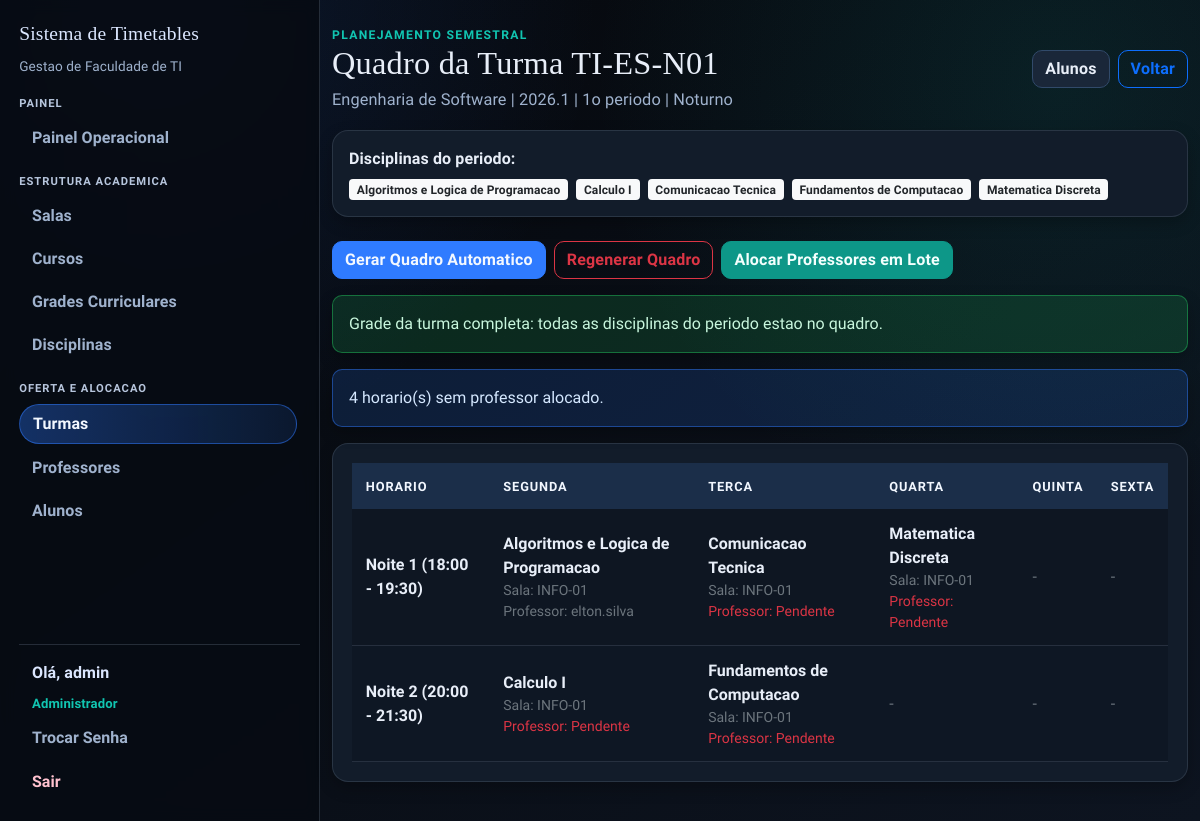
Before: /turma/3/quadro (signed in) with the older database file.
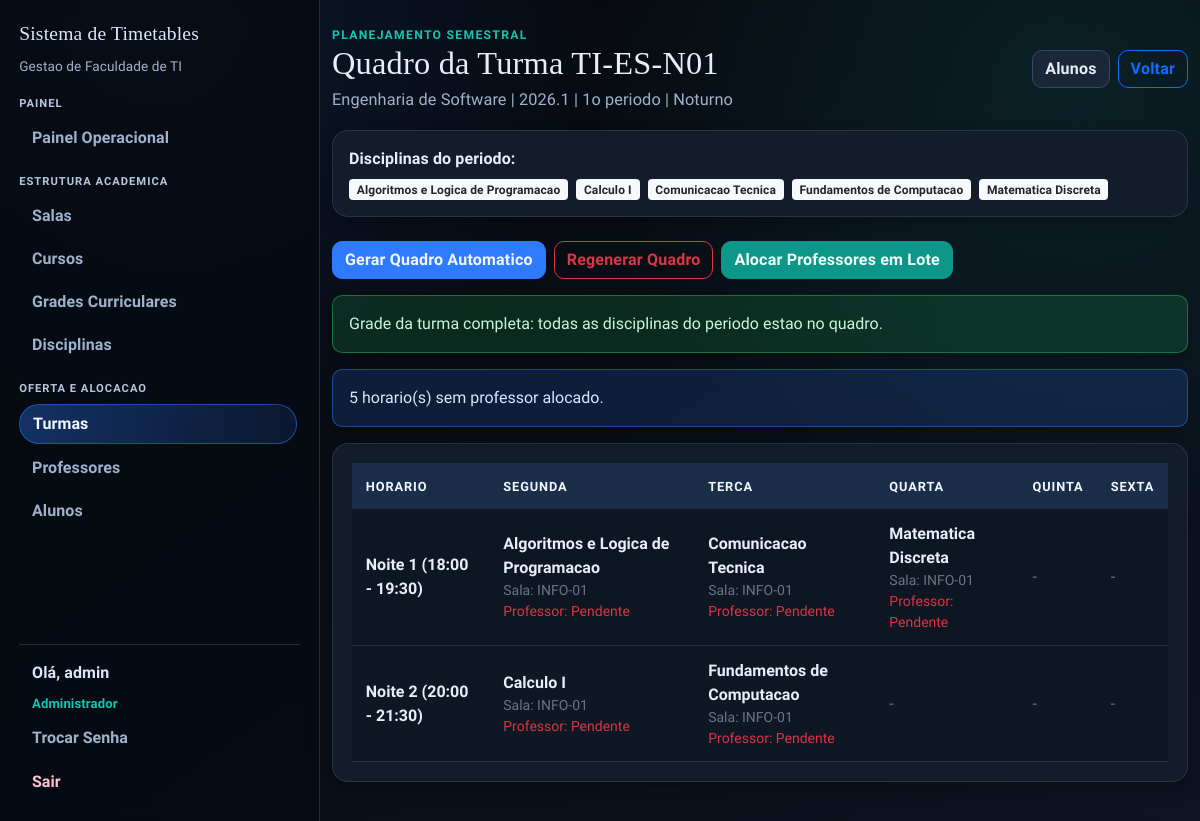
After: the same page with the newer database file.
### app/models.py (models this page shows, shortened)
class Disciplina(db.Model):
    id = db.Column(db.Integer, primary_key=True)
    nome = db.Column(db.String(100), nullable=False)
    codigo = db.Column(db.String(20), unique=True, nullable=False)

class Sala(db.Model):
    id = db.Column(db.Integer, primary_key=True)
    nome = db.Column(db.String(100), nullable=False)
    capacidade = db.Column(db.Integer, nullable=False)

class User(UserMixin, db.Model):
    id = db.Column(db.Integer, primary_key=True)
    username = db.Column(db.String(64), unique=True, nullable=False)
    email = db.Column(db.String(120), unique=True, nullable=False)
    password_hash = db.Column(db.String(128))
    role = db.Column(db.String(20), default='professor')  # 'admin' or 'professor'
    jornada_turnos = db.Column(db.String(40), nullable=False, default="vespertino_noturno")
    disciplinas_aptas = db.relationship(
        "Disciplina",
        secondary=professor_disciplina,
        lazy="select",
        backref=db.backref("professores_aptos", lazy="select"),
    )
    def is_admin(self):
        return self.role == 'admin'

### app/routes/admin.py (the view, shortened to what this page needs)
@bp.route("/turma/<int:id>/quadro")
@login_required
@admin_required
def turma_quadro(id):
    turma = db.get_or_404(Turma, id)
    timetables = _load_turma_timetable_rows(turma.id)
    disciplinas_ids = allowed_disciplina_ids_for_turma(turma)
    disciplinas = []
    if disciplinas_ids:
        disciplinas = (
            Disciplina.query.filter(Disciplina.id.in_(disciplinas_ids))
            .order_by(Disciplina.nome.asc())
            .all()
        )
    schedule_grid = _build_turma_schedule_grid(turma, timetables)
    completeness = _turma_grade_completeness(turma, timetables)
    all_disciplina_ids = sorted(set(completeness["missing_ids"] + completeness["extra_ids"] + completeness["duplicate_ids"]))
    disciplina_name_by_id = {}
    pending_teacher_count = sum(1 for timetable in timetables if timetable.professor_id is None)
    form = DeleteForm()
    return render_template(
        "turma_quadro.html",
        turma=turma,
        disciplinas=disciplinas,
        timetables=timetables,
        schedule_grid=schedule_grid,
        pending_teacher_count=pending_teacher_count,
        generate_form=form,
        turno_label=get_turno_label(turma.turno),
        completeness=completeness,
        missing_disciplinas=[disciplina_name_by_id.get(row_id, f"ID {row_id}") for row_id in completeness["missing_ids"]],
        extra_disciplinas=[disciplina_name_by_id.get(row_id, f"ID {row_id}") for row_id in completeness["extra_ids"]],
        duplicate_disciplinas=[disciplina_name_by_id.get(row_id, f"ID {row_id}") for row_id in completeness["duplicate_ids"]],
    )

### app/forms.py (called while the page is built)
def get_shift_label(slot_id):
    slot = SHIFT_SLOT_MAP.get(slot_id)
    if not slot:
        return "Horario personalizado"
    return slot["label"]

def get_turno_label(turno):
    labels_by_turno = dict(TURNO_CHOICES)
    return labels_by_turno.get(turno, "Nao definido")

def allowed_slot_ids_for_turno(turno):
    return list(SLOT_IDS_BY_TURNO.get(turno, SLOT_IDS_BY_TURNO["noturno"]))

def resolve_shift_slot_id(hora_inicio, hora_fim):
    for slot_id, slot in SHIFT_SLOT_MAP.items():
        if slot["start"] == hora_inicio and slot["end"] == hora_fim:
            return slot_id
    return None

### app/models.py (called while the page is built)
@login_manager.user_loader
def load_user(user_id):
    return db.session.get(User, int(user_id))

### app/routes/admin.py (called while the page is built, shortened)
def _day_sort_value(day_label):
    label = (day_label or "").lower()
    if label.startswith("seg"):
        return 1
    if label.startswith("ter"):
        return 2
    if label.startswith("qua"):
        return 3

def _build_slot_key(day_label, slot_id):
    return f"{day_label}|{slot_id}"

### app/routes/helpers.py (called while the page is built)
def normalize_text(value):
    return (value or "").strip()

def canonical_day_label(value):
    normalized = normalize_day_label(value)
    return DAY_CANONICAL_BY_NORMALIZED.get(normalized, normalize_text(value))

### templates/turma_quadro.html (shortened to what this page needs)
{% extends "base.html" %}
{% block content %}
<section class="stagger-in">
  <div class="page-head">
    <div>
      <p class="eyebrow">Planejamento Semestral</p>
      <h1>Quadro da Turma {{ turma.codigo }}</h1>
      <p class="page-lead">
        {{ turma.curso.nome if turma.curso else 'Curso removido' }} | {{ turma.semestre_letivo }} | {{ turma.periodo }}o periodo | {{ turno_label }}
      </p>
    </div>
    <div class="d-flex gap-2 flex-wrap">
      <a href="{{ url_for('main.turma_alunos', id=turma.id) }}" class="btn btn-outline-secondary">Alunos</a>
      <a href="{{ url_for('main.turmas') }}" class="btn btn-outline-primary">Voltar</a>
    </div>
  </div>
  <div class="surface p-3 mb-4">
    <p class="mb-2"><strong>Disciplinas do periodo:</strong></p>
    {% if disciplinas %}
    <div class="d-flex flex-wrap gap-2">
      {% for disciplina in disciplinas %}
      <span class="badge bg-light text-dark">{{ disciplina.nome }}</span>
      {% endfor %}
    </div>
    {% else %}
    <p class="text-muted mb-0">Nenhuma disciplina encontrada para este periodo na grade ativa.</p>
    {% endif %}
  </div>
  <div class="d-flex flex-wrap gap-2 mb-3">
    <form method="POST" action="{{ url_for('main.gerar_turma_quadro', id=turma.id) }}">
      <button type="submit" class="btn btn-primary">Gerar Quadro Automatico</button>
    </form>
    {% if timetables %}
    <form method="POST" action="{{ url_for('main.gerar_turma_quadro', id=turma.id) }}" onsubmit="return confirm('Substituir quadro atual da turma?');">
      <button type="submit" class="btn btn-outline-danger">Regenerar Quadro</button>
    </form>
    {% endif %}
    {% if completeness.is_complete and pending_teacher_count > 0 %}
    <a href="{{ url_for('main.alocar_professores_turma_lote', id=turma.id) }}" class="btn btn-success">Alocar Professores em Lote</a>
    {% endif %}
  </div>
  {% if completeness.is_complete %}
  <div class="alert alert-success">
    Grade da turma completa: todas as disciplinas do periodo estao no quadro.
  </div>
  {% endif %}
  {% if timetables %}
  <div class="alert alert-info">
    {{ pending_teacher_count }} horario(s) sem professor alocado.
  </div>
  <div class="surface table-shell">
    <div class="table-responsive">
      <table class="table align-middle">
        <thead>
          <tr>
            <th>Horario</th>
            {% for day in schedule_grid.days %}
            <th>{{ day }}</th>
            {% endfor %}
          </tr>
        </thead>
        <tbody>
          {% for row in schedule_grid.rows %}
          <tr>
            <td><strong>{{ row.slot_label }}</strong></td>
            {% for cell in row.cells %}
            <td>
              {% if cell.timetable %}
              <div><strong>{{ cell.timetable.disciplina.nome if cell.timetable.disciplina else 'Disciplina removida' }}</strong></div>
              <div class="small text-muted">Sala: {{ cell.timetable.sala.nome if cell.timetable.sala else 'Sala removida' }}</div>
              <div class="small {% if cell.timetable.professor %}text-muted{% else %}text-danger{% endif %}">
                Professor: {{ cell.timetable.professor.username if cell.timetable.professor else 'Pendente' }}
              </div>
              {% else %}
              <span class="text-muted">-</span>
              {% endif %}
            </td>
            {% endfor %}
          </tr>
          {% endfor %}
        </tbody>
      </table>
    </div>
  </div>
  {% else %}
  <div class="surface p-4">
    <h2 class="h5">Nenhum horario cadastrado para esta turma</h2>
    <p class="text-muted mb-0">Use "Gerar Quadro Automatico" para distribuir as disciplinas do periodo de segunda a sexta.</p>
  </div>
  {% endif %}
</section>
{% endblock %}

Changed rows visible on the page:
no longer on this page (row edited): User: timetable.professor "elton.silva"
Other visible differences:
{{ pending_teacher_count }}: "4" → "5"
list line gone: "Algoritmos e Logica de Programacao"
new list line: "Algoritmos e Logica de Programacao"
list line gone: "Sala: Professor:"
new list line: "Sala: Professor: Pendente"
list line gone: "INFO-01"
new list line: "INFO-01"
